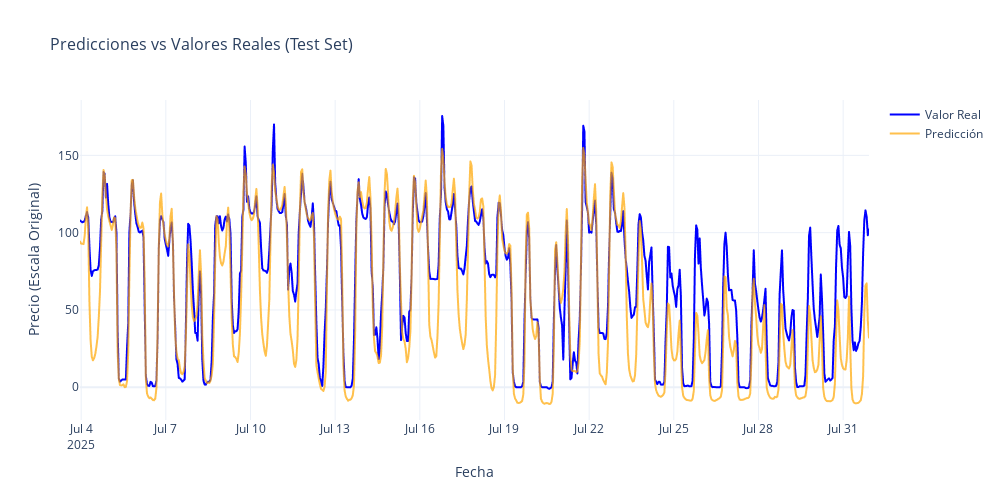

The notebook cell this image was saved under:
### Code cell
# Evaluar el modelo con el test set (datos nunca vistos)
print("\n" + "="*50)
print("EVALUACIÓN FINAL CON TEST SET")
print("="*50)

# Hacer predicciones en el test set
y_pred_scaled = model.predict(X_test_scaled)
y_pred = scaler_y.inverse_transform(y_pred_scaled.reshape(-1, 1)).flatten()
y_real = scaler_y.inverse_transform(y_test_scaled.reshape(-1, 1)).flatten()


# MAE
mae_test = mean_absolute_error(y_real, y_pred)
print(f"MAE en Test Set: {mae_test:.2f} €/MWh")
print(f"Error absoluto medio: ±{mae_test:.2f} €/MWh")


fechas_test = df_esios_omip['Datetime_hour'].iloc[-num_test_days*24:]

# Crear un DataFrame con los datos para Plotly
df_plot = pd.DataFrame({
    'Fecha': fechas_test,
    'Valor Real': y_real,
    'Predicción': y_pred
})

# Crear el gráfico interactivo con Plotly Express
fig = px.line(df_plot, x='Fecha', y=['Valor Real', 'Predicción'],
              title='Predicciones vs Valores Reales (Test Set)',
              labels={'value': 'Precio (Escala Original)', 'variable': 'Leyenda'},
              color_discrete_map={'Valor Real': 'blue', 'Predicción': 'orange'})

# Personalizar el gráfico
fig.update_layout(
    title_font_size=16,
    xaxis_title='Fecha',
    xaxis_title_font_size=14,
    yaxis_title='Precio (Escala Original)',
    yaxis_title_font_size=14,
    legend_title='',
    width=1000,
    height=500,
    template='plotly_white'
)

# Ajustar la opacidad de la línea de predicción
fig.update_traces(opacity=0.7, selector={'name': 'Predicción'})

# Mostrar la cuadrícula
fig.update_xaxes(showgrid=True)
fig.update_yaxes(showgrid=True)

# Mostrar el gráfico
fig.show()

### Figure 1 — Plotly figure (JSON) as saved in the notebook; plotly's stock layout.template omitted (floating-point values rounded to 4 significant figures; data arrays with more than 128 entries replaced by an {"elided": "..."} marker saying what was removed)
{"data": [{"hovertemplate": "Leyenda=Valor Real<br>Fecha=%{x}<br>Precio (Escala Original)=%{y}<extra></extra>", "legendgroup": "Valor Real", "line": {"color": "blue", "dash": "solid"}, "marker": {"symbol": "circle"}, "mode": "lines", "name": "Valor Real", "showlegend": true, "type": "scattergl", "x": {"elided": "672 str values"}, "xaxis": "x", "y": {"elided": "672 float values"}, "yaxis": "y"}, {"hovertemplate": "Leyenda=Predicción<br>Fecha=%{x}<br>Precio (Escala Original)=%{y}<extra></extra>", "legendgroup": "Predicción", "line": {"color": "orange", "dash": "solid"}, "marker": {"symbol": "circle"}, "mode": "lines", "name": "Predicción", "opacity": 0.7, "showlegend": true, "type": "scattergl", "x": {"elided": "672 str values"}, "xaxis": "x", "y": {"elided": "672 float values"}, "yaxis": "y"}], "layout": {"height": 500, "legend": {"title": {"text": ""}, "tracegroupgap": 0}, "title": {"font": {"size": 16}, "text": "Predicciones vs Valores Reales (Test Set)"}, "width": 1000, "xaxis": {"anchor": "y", "domain": [0, 1], "showgrid": true, "title": {"font": {"size": 14}, "text": "Fecha"}}, "yaxis": {"anchor": "x", "domain": [0, 1], "showgrid": true, "title": {"font": {"size": 14}, "text": "Precio (Escala Original)"}}}}
